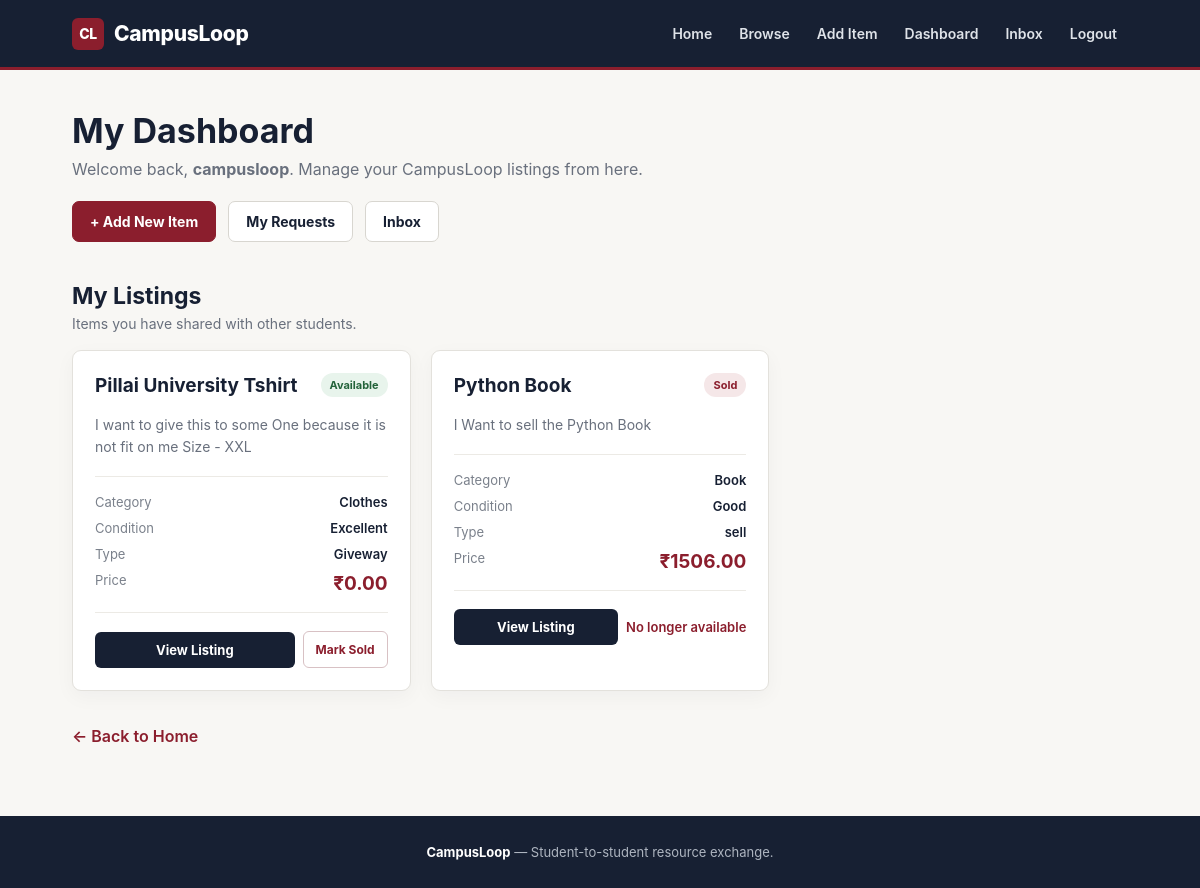
The app's page /dashboard/ (signed in) with its own data.
### core/models.py (models this page shows, shortened)
class Listing(models.Model):
    seller = models.ForeignKey(
        User,
        on_delete=models.CASCADE,
        null=True,
        blank=True,
        related_name='listings'
    )
    title = models.CharField(
        max_length=200
    )
    description = models.TextField()
    category = models.CharField(
        max_length=100
    )
    condition = models.CharField(
        max_length=50
    )
    price = models.DecimalField(
        max_digits=10,
        decimal_places=2,
        default=0
    )
    exchange_type = models.CharField(
        max_length=20
    )
    is_available = models.BooleanField(
        default=True
    )
    created_at = models.DateTimeField(
        auto_now_add=True
    )

### core/views.py (the view)
@login_required
def dashboard(request):
    my_listings = Listing.objects.filter(
        seller=request.user
    ).order_by(
        '-created_at'
    )
    return render(
        request,
        'core/dashboard.html',
        {
            'my_listings': my_listings
        }
    )

### core/templates/core/dashboard.html (shortened to what this page needs)
{% extends 'core/base.html' %}
{% block content %}
<div class="dashboard-page">
    <div class="dashboard-container">
        <div class="dashboard-header">
            <h1>My Dashboard</h1>
            <p>
                Welcome back, <strong>{{ user.username }}</strong>.
                Manage your CampusLoop listings from here.
            </p>
            <div class="dashboard-actions">
                <a href="{% url 'add_listing' %}"
                   class="dashboard-btn primary-btn">
                    + Add New Item
                </a>
                <a href="{% url 'my_requests' %}"
                   class="dashboard-btn secondary-btn">
                    My Requests
                </a>
                <a href="{% url 'inbox' %}"
                   class="dashboard-btn secondary-btn">
                    Inbox
                </a>
            </div>
        </div>
        <div class="section-header">
            <div>
                <h2>My Listings</h2>
                <p>
                    Items you have shared with other students.
                </p>
            </div>
        </div>
        {% if my_listings %}
            <div class="listing-grid">
                {% for item in my_listings %}
                    <div class="listing-card">
                        <div class="listing-top">
                            <h3 class="listing-title">
                                {{ item.title }}
                            </h3>
                            {% if item.is_available %}
                                <span class="status available">
                                    Available
                                </span>
                            {% else %}
                                <span class="status sold">
                                    Sold
                                </span>
                            {% endif %}
                        </div>
                        <p class="listing-description">
                            {{ item.description|truncatechars:100 }}
                        </p>
                        <div class="listing-info">
                            <div class="info-row">
                                <span class="info-label">
                                    Category
                                </span>
                                <span class="info-value">
                                    {{ item.category }}
                                </span>
                            </div>
                            <div class="info-row">
                                <span class="info-label">
                                    Condition
                                </span>
                                <span class="info-value">
                                    {{ item.condition }}
                                </span>
                            </div>
                            <div class="info-row">
                                <span class="info-label">
                                    Type
                                </span>
                                <span class="info-value">
                                    {{ item.exchange_type }}
                                </span>
                            </div>
                            <div class="info-row">
                                <span class="info-label">
                                    Price
                                </span>
                                <span class="info-value listing-price">
                                    ₹{{ item.price }}
                                </span>
                            </div>
                        </div>
                        {% if item.is_available %}
                            <div class="listing-actions">
                                <a href="{% url 'listing_detail' item.id %}"
                                   class="view-btn">
                                    View Listing
                                </a>
                                <form method="POST"
                                      action="{% url 'mark_as_sold' item.id %}"
                                      class="sold-form">
                                    <button type="submit"
                                            class="sold-btn">
                                        Mark Sold
                                    </button>
                                </form>
                            </div>
                        {% else %}
                            <div class="listing-actions">
                                <a href="{% url 'listing_detail' item.id %}"
                                   class="view-btn">
                                    View Listing
                                </a>
                                <span class="sold-text">
                                    No longer available
                                </span>
                            </div>
                        {% endif %}
                    </div>
                {% endfor %}
            </div>
        {% endif %}
        <div class="bottom-link">
            <a href="{% url 'home' %}">
                ← Back to Home
            </a>
        </div>
    </div>
</div>
{% endblock %}

### core/templates/core/base.html (style rules this page uses)
:root { --maroon: #8b1e2d; --maroon-dark: #701724; --navy: #172033; --navy-dark: #0f1726; --gold: #c9a227; --text: #172033; --muted: #69707d; --border: #e3e1dc; --cream: #f8f7f4; --white: #ffffff; }
* { box-sizing: border-box; }
html { scroll-behavior: smooth; }
body { margin: 0; font-family: Inter, -apple-system, BlinkMacSystemFont, "Segoe UI", Arial, sans-serif; background: var(--cream); color: var(--text); }
h1, h2, h3, h4 { color: var(--text); }
p { color: var(--muted); }
a { color: var(--maroon); }
button { font-family: inherit; }

### core/templates/core/dashboard.html (style rules this page uses)
.dashboard-page { background: #f8f7f4; min-height: calc(100vh - 70px); padding: 110px 6% 70px; }
.dashboard-container { max-width: 1100px; margin: 0 auto; }
.dashboard-header { margin-bottom: 30px; }
.dashboard-header h1 { margin: 0 0 8px; color: #172033; font-size: 34px; }
.dashboard-header p { margin: 0; color: #69707d; }
.dashboard-actions { display: flex; gap: 12px; margin-top: 22px; flex-wrap: wrap; }
.dashboard-btn { display: inline-block; padding: 11px 17px; border-radius: 7px; text-decoration: none; font-weight: 700; font-size: 14px; }
.primary-btn { background: #8b1e2d; color: white; border: 1px solid #8b1e2d; }
.secondary-btn { background: white; color: #172033; border: 1px solid #d8d6d0; }
.section-header { display: flex; justify-content: space-between; align-items: end; gap: 20px; margin: 40px 0 18px; }
.section-header h2 { margin: 0; color: #172033; font-size: 23px; }
.section-header p { margin: 5px 0 0; color: #69707d; font-size: 14px; }
.listing-grid { display: grid; grid-template-columns: repeat(3, 1fr); gap: 20px; }
.listing-card { background: white; border: 1px solid #e3e1dc; border-radius: 9px; padding: 22px; box-shadow: 0 6px 20px rgba(23, 32, 51, 0.04); }
.listing-top { display: flex; justify-content: space-between; align-items: flex-start; gap: 12px; margin-bottom: 15px; }
.listing-title { margin: 0; color: #172033; font-size: 19px; line-height: 1.35; }
.status { flex-shrink: 0; padding: 5px 9px; border-radius: 15px; font-size: 11px; font-weight: 700; }
.available { background: #e8f4ec; color: #23633a; }
.sold { background: #f5e7e8; color: #8b1e2d; }
.listing-description { color: #69707d; line-height: 1.6; font-size: 14px; margin-bottom: 18px; }
.listing-info { border-top: 1px solid #eceae5; border-bottom: 1px solid #eceae5; padding: 12px 0; margin-bottom: 18px; }
.info-row { display: flex; justify-content: space-between; gap: 12px; padding: 5px 0; font-size: 13px; }
.info-label { color: #7a808b; }
.info-value { color: #172033; font-weight: 600; text-align: right; }
.listing-price { color: #8b1e2d; font-size: 19px; font-weight: 700; }
.listing-actions { display: flex; gap: 8px; align-items: center; }
.view-btn { flex: 1; display: block; text-align: center; padding: 10px; border-radius: 6px; background: #172033; color: white; text-decoration: none; font-size: 13px; font-weight: 700; }
.sold-text { color: #8b1e2d; font-size: 13px; font-weight: 600; }
.sold-form { margin: 0; }
.sold-btn { padding: 10px 12px; border: 1px solid #d8c1c4; border-radius: 6px; background: white; color: #8b1e2d; font-size: 12px; font-weight: 700; cursor: pointer; }
.bottom-link { margin-top: 35px; }
.bottom-link a { color: #8b1e2d; text-decoration: none; font-weight: 600; }

### records on screen
Listing: title "Pillai University Tshirt", is_available "Available", description "I want to give this to some One because it is not fit on me Size - XXL", category "Clothes", condition "Excellent", exchange_type "Giveway", price "0.00"
Listing: title "Python Book", is_available "Sold", description "I Want to sell the Python Book", category "Book", condition "Good", exchange_type "sell", price "1506.00"

### other values on screen
{{ user.username }} "campusloop"
